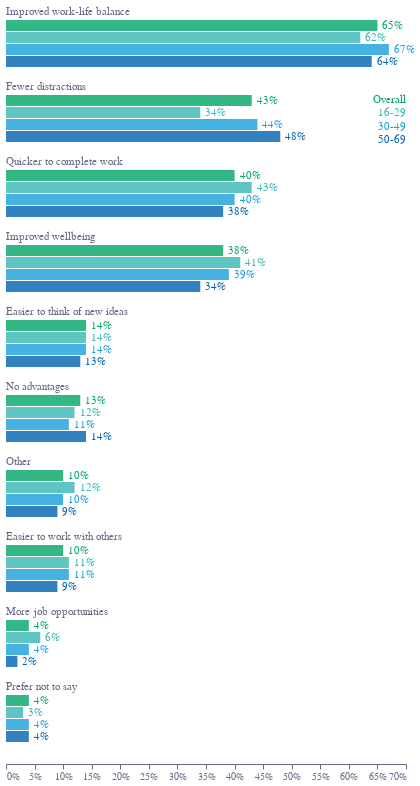

Notebook code cell kept with this figure:
### Code cell
bars = alt.Chart(f2).encode(
    x=alt.X(
        "value:Q",
        stack=False,
        title="",
        axis=alt.Axis(
            grid=False,
            title="",
            titleAnchor="end",
            titleX=415,
            titleY=7,
            format='.0%',
            labelColor=colors["eco-gray"],
            titleColor=colors["eco-gray"],
            tickColor=colors["eco-gray"],
            domainColor=colors["eco-gray"],
        ),
    ),
    y=alt.Y("advantage:N", title="", axis=None, sort=[]),
    tooltip="tooltip:N"
).transform_calculate(tooltip="datum.advantage+' 🏢 '+datum.age+' 📈 '+round(datum.value*100)+'%'")

bars1 = bars.mark_bar(
    size=11, yOffset=-14, color=colors["eco-turquiose"], opacity=0.8
).transform_filter("datum.age=='16-29'")
bars2 = bars.mark_bar(
    size=11, yOffset=-26, color=colors["eco-green"], opacity=0.8
).transform_filter("datum.age=='Overall'")
bars3 = bars.mark_bar(
    size=11, yOffset=-2, color=colors["eco-light-blue"], opacity=0.8
).transform_filter("datum.age=='30-49'")
bars4 = bars.mark_bar(
    size=11, yOffset=10, color=colors["eco-mid-blue"], opacity=0.8
).transform_filter("datum.age=='50-69'")
labels1 = bars1.mark_text(
    align="left",
    xOffset=5,
    yOffset=-14,
    color=colors["eco-turquiose"],
).encode(text=alt.Text("value:N",format='.0%'))
labels2 = bars2.mark_text(
    align="left",
    xOffset=5,
    yOffset=-26,
    color=colors["eco-green"],
).encode(text=alt.Text("value:N",format='.0%'))
labels3 = bars3.mark_text(
    align="left",
    xOffset=5,
    yOffset=-2,
    color=colors["eco-light-blue"],
).encode(text=alt.Text("value:N",format='.0%'))
labels4 = bars4.mark_text(
    align="left",
    xOffset=5,
    yOffset=10,
    color=colors["eco-mid-blue"],
).encode(text=alt.Text("value:N",format='.0%'))
titles = (
    bars.mark_text(
        align="left", size=11, baseline="bottom", yOffset=-35, color=colors["eco-gray"]
    )
    .encode(text="advantage:N", x=alt.X("x0:Q",axis=alt.Axis(format='.0%')), y=alt.Y("advantage:N",sort=[]))
    .transform_filter("datum.age=='Overall'")
    .transform_calculate(x0="0")
)
legendkey='Fewer distractions'
legendx=0.7
legendfs=11
legend1 = (
    bars1.mark_text(align="right", size=legendfs, yOffset=-14, color=colors["eco-turquiose"])
    .encode(text="age:N", x="x0:Q")
    .transform_filter("datum.advantage=='"+legendkey+"'")
    .transform_calculate(x0=str(legendx))
)
legend2 = (
    bars2.mark_text(align="right", size=legendfs, yOffset=-27, color=colors["eco-green"])
    .encode(text="age:N", x="x0:Q")
    .transform_filter("datum.advantage=='"+legendkey+"'")
    .transform_calculate(x0=str(legendx))
)
legend3 = (
    bars3.mark_text(align="right", size=legendfs, yOffset=0, color=colors["eco-light-blue"])
    .encode(text="age:N", x="x0:Q")
    .transform_filter("datum.advantage=='"+legendkey+"'")
    .transform_calculate(x0=str(legendx))
)
legend4 = (
    bars4.mark_text(align="right", size=legendfs, yOffset=13, color=colors["eco-mid-blue"])
    .encode(text="age:N", x="x0:Q")
    .transform_filter("datum.advantage=='"+legendkey+"'")
    .transform_calculate(x0=str(legendx))
)

layer = (
    (
        (bars1 + legend1)
        + (bars2 + legend2)
        + (bars3 + legend3)
        + (bars4 + legend4)
        + labels1
        + labels2
        + labels3
        + labels4
        + titles
    )
    .configure_view(stroke=None)
    .properties(title="")
    .properties(height=alt.Step(75), width=400)
)
layer.save("visualisation/" + f + ".json")
layer.save("visualisation/" + f + ".png")
open("README.md",'a').write(readme)
layer

### Figure 1 — Vega-Lite specification as saved in the notebook (floating-point values rounded to 4 significant figures)
{"config": {"view": {"continuousWidth": 400, "continuousHeight": 300, "stroke": null}}, "layer": [{"mark": {"type": "bar", "color": "#36B7B4", "opacity": 0.8, "size": 11, "yOffset": -14}, "encoding": {"tooltip": {"type": "nominal", "field": "tooltip"}, "x": {"type": "quantitative", "axis": {"domainColor": "#676A86", "format": ".0%", "grid": false, "labelColor": "#676A86", "tickColor": "#676A86", "title": "", "titleAnchor": "end", "titleColor": "#676A86", "titleX": 415, "titleY": 7}, "field": "value", "stack": false, "title": ""}, "y": {"type": "nominal", "axis": null, "field": "advantage", "sort": [], "title": ""}}, "transform": [{"calculate": "datum.advantage+' 🏢 '+datum.age+' 📈 '+round(datum.value*100)+'%'", "as": "tooltip"}, {"filter": "datum.age=='16-29'"}]}, {"mark": {"type": "text", "align": "right", "color": "#36B7B4", "size": 11, "yOffset": -14}, "encoding": {"text": {"type": "nominal", "field": "age"}, "tooltip": {"type": "nominal", "field": "tooltip"}, "x": {"type": "quantitative", "field": "x0"}, "y": {"type": "nominal", "axis": null, "field": "advantage", "sort": [], "title": ""}}, "transform": [{"calculate": "datum.advantage+' 🏢 '+datum.age+' 📈 '+round(datum.value*100)+'%'", "as": "tooltip"}, {"filter": "datum.age=='16-29'"}, {"filter": "datum.advantage=='Fewer distractions'"}, {"calculate": "0.7", "as": "x0"}]}, {"layer": [{"mark": {"type": "bar", "color": "#00A767", "opacity": 0.8, "size": 11, "yOffset": -26}, "encoding": {"tooltip": {"type": "nominal", "field": "tooltip"}, "x": {"type": "quantitative", "axis": {"domainColor": "#676A86", "format": ".0%", "grid": false, "labelColor": "#676A86", "tickColor": "#676A86", "title": "", "titleAnchor": "end", "titleColor": "#676A86", "titleX": 415, "titleY": 7}, "field": "value", "stack": false, "title": ""}, "y": {"type": "nominal", "axis": null, "field": "advantage", "sort": [], "title": ""}}, "transform": [{"calculate": "datum.advantage+' 🏢 '+datum.age+' 📈 '+round(datum.value*100)+'%'", "as": "tooltip"}, {"filter": "datum.age=='Overall'"}]}, {"mark": {"type": "text", "align": "right", "color": "#00A767", "size": 11, "yOffset": -27}, "encoding": {"text": {"type": "nominal", "field": "age"}, "tooltip": {"type": "nominal", "field": "tooltip"}, "x": {"type": "quantitative", "field": "x0"}, "y": {"type": "nominal", "axis": null, "field": "advantage", "sort": [], "title": ""}}, "transform": [{"calculate": "datum.advantage+' 🏢 '+datum.age+' 📈 '+round(datum.value*100)+'%'", "as": "tooltip"}, {"filter": "datum.age=='Overall'"}, {"filter": "datum.advantage=='Fewer distractions'"}, {"calculate": "0.7", "as": "x0"}]}]}, {"layer": [{"mark": {"type": "bar", "color": "#179FDB", "opacity": 0.8, "size": 11, "yOffset": -2}, "encoding": {"tooltip": {"type": "nominal", "field": "tooltip"}, "x": {"type": "quantitative", "axis": {"domainColor": "#676A86", "format": ".0%", "grid": false, "labelColor": "#676A86", "tickColor": "#676A86", "title": "", "titleAnchor": "end", "titleColor": "#676A86", "titleX": 415, "titleY": 7}, "field": "value", "stack": false, "title": ""}, "y": {"type": "nominal", "axis": null, "field": "advantage", "sort": [], "title": ""}}, "transform": [{"calculate": "datum.advantage+' 🏢 '+datum.age+' 📈 '+round(datum.value*100)+'%'", "as": "tooltip"}, {"filter": "datum.age=='30-49'"}]}, {"mark": {"type": "text", "align": "right", "color": "#179FDB", "size": 11, "yOffset": 0}, "encoding": {"text": {"type": "nominal", "field": "age"}, "tooltip": {"type": "nominal", "field": "tooltip"}, "x": {"type": "quantitative", "field": "x0"}, "y": {"type": "nominal", "axis": null, "field": "advantage", "sort": [], "title": ""}}, "transform": [{"calculate": "datum.advantage+' 🏢 '+datum.age+' 📈 '+round(datum.value*100)+'%'", "as": "tooltip"}, {"filter": "datum.age=='30-49'"}, {"filter": "datum.advantage=='Fewer distractions'"}, {"calculate": "0.7", "as": "x0"}]}]}, {"layer": [{"mark": {"type": "bar", "color": "#0063AF", "opacity": 0.8, "size": 11, "yOffset": 10}, "encoding": {"tooltip": {"type": "nominal", "field": "tooltip"}, "x": {"type": "quantitative", "axis": {"domainColor": "#676A86", "format": ".0%", "grid": false, "labelColor": "#676A86", "tickColor": "#676A86", "title": "", "titleAnchor": "end", "titleColor": "#676A86", "titleX": 415, "titleY": 7}, "field": "value", "stack": false, "title": ""}, "y": {"type": "nominal", "axis": null, "field": "advantage", "sort": [], "title": ""}}, "transform": [{"calculate": "datum.advantage+' 🏢 '+datum.age+' 📈 '+round(datum.value*100)+'%'", "as": "tooltip"}, {"filter": "datum.age=='50-69'"}]}, {"mark": {"type": "text", "align": "right", "color": "#0063AF", "size": 11, "yOffset": 13}, "encoding": {"text": {"type": "nominal", "field": "age"}, "tooltip": {"type": "nominal", "field": "tooltip"}, "x": {"type": "quantitative", "field": "x0"}, "y": {"type": "nominal", "axis": null, "field": "advantage", "sort": [], "title": ""}}, "transform": [{"calculate": "datum.advantage+' 🏢 '+datum.age+' 📈 '+round(datum.value*100)+'%'", "as": "tooltip"}, {"filter": "datum.age=='50-69'"}, {"filter": "datum.advantage=='Fewer distractions'"}, {"calculate": "0.7", "as": "x0"}]}]}, {"mark": {"type": "text", "align": "left", "color": "#36B7B4", "xOffset": 5, "yOffset": -14}, "encoding": {"text": {"type": "nominal", "field": "value", "format": ".0%"}, "tooltip": {"type": "nominal", "field": "tooltip"}, "x": {"type": "quantitative", "axis": {"domainColor": "#676A86", "format": ".0%", "grid": false, "labelColor": "#676A86", "tickColor": "#676A86", "title": "", "titleAnchor": "end", "titleColor": "#676A86", "titleX": 415, "titleY": 7}, "field": "value", "stack": false, "title": ""}, "y": {"type": "nominal", "axis": null, "field": "advantage", "sort": [], "title": ""}}, "transform": [{"calculate": "datum.advantage+' 🏢 '+datum.age+' 📈 '+round(datum.value*100)+'%'", "as": "tooltip"}, {"filter": "datum.age=='16-29'"}]}, {"mark": {"type": "text", "align": "left", "color": "#00A767", "xOffset": 5, "yOffset": -26}, "encoding": {"text": {"type": "nominal", "field": "value", "format": ".0%"}, "tooltip": {"type": "nominal", "field": "tooltip"}, "x": {"type": "quantitative", "axis": {"domainColor": "#676A86", "format": ".0%", "grid": false, "labelColor": "#676A86", "tickColor": "#676A86", "title": "", "titleAnchor": "end", "titleColor": "#676A86", "titleX": 415, "titleY": 7}, "field": "value", "stack": false, "title": ""}, "y": {"type": "nominal", "axis": null, "field": "advantage", "sort": [], "title": ""}}, "transform": [{"calculate": "datum.advantage+' 🏢 '+datum.age+' 📈 '+round(datum.value*100)+'%'", "as": "tooltip"}, {"filter": "datum.age=='Overall'"}]}, {"mark": {"type": "text", "align": "left", "color": "#179FDB", "xOffset": 5, "yOffset": -2}, "encoding": {"text": {"type": "nominal", "field": "value", "format": ".0%"}, "tooltip": {"type": "nominal", "field": "tooltip"}, "x": {"type": "quantitative", "axis": {"domainColor": "#676A86", "format": ".0%", "grid": false, "labelColor": "#676A86", "tickColor": "#676A86", "title": "", "titleAnchor": "end", "titleColor": "#676A86", "titleX": 415, "titleY": 7}, "field": "value", "stack": false, "title": ""}, "y": {"type": "nominal", "axis": null, "field": "advantage", "sort": [], "title": ""}}, "transform": [{"calculate": "datum.advantage+' 🏢 '+datum.age+' 📈 '+round(datum.value*100)+'%'", "as": "tooltip"}, {"filter": "datum.age=='30-49'"}]}, {"mark": {"type": "text", "align": "left", "color": "#0063AF", "xOffset": 5, "yOffset": 10}, "encoding": {"text": {"type": "nominal", "field": "value", "format": ".0%"}, "tooltip": {"type": "nominal", "field": "tooltip"}, "x": {"type": "quantitative", "axis": {"domainColor": "#676A86", "format": ".0%", "grid": false, "labelColor": "#676A86", "tickColor": "#676A86", "title": "", "titleAnchor": "end", "titleColor": "#676A86", "titleX": 415, "titleY": 7}, "field": "value", "stack": false, "title": ""}, "y": {"type": "nominal", "axis": null, "field": "advantage", "sort": [], "title": ""}}, "transform": [{"calculate": "datum.advantage+' 🏢 '+datum.age+' 📈 '+round(datum.value*100)+'%'", "as": "tooltip"}, {"filter": "datum.age=='50-69'"}]}, {"mark": {"type": "text", "align": "left", "baseline": "bottom", "color": "#676A86", "size": 11, "yOffset": -35}, "encoding": {"text": {"type": "nominal", "field": "advantage"}, "tooltip": {"type": "nominal", "field": "tooltip"}, "x": {"type": "quantitative", "axis": {"format": ".0%"}, "field": "x0"}, "y": {"type": "nominal", "field": "advantage", "sort": []}}, "transform": [{"calculate": "datum.advantage+' 🏢 '+datum.age+' 📈 '+round(datum.value*100)+'%'", "as": "tooltip"}, {"filter": "datum.age=='Overall'"}, {"calculate": "0", "as": "x0"}]}], "data": {"name": "data-91f1eb55701562dc98aec557ac05b7b9"}, "height": {"step": 75}, "title": "", "width": 400, "$schema": "https://vega.github.io/schema/vega-lite/v4.8.1.json", "datasets": {"data-91f1eb55701562dc98aec557ac05b7b9": [{"advantage": "Improved work-life balance", "age": "50-69", "value": 0.64}, {"advantage": "Improved work-life balance", "age": "30-49", "value": 0.67}, {"advantage": "Improved work-life balance", "age": "16-29", "value": 0.62}, {"advantage": "Improved work-life balance", "age": "Overall", "value": 0.65}, {"advantage": "Fewer distractions", "age": "50-69", "value": 0.48}, {"advantage": "Fewer distractions", "age": "30-49", "value": 0.44}, {"advantage": "Fewer distractions", "age": "16-29", "value": 0.34}, {"advantage": "Fewer distractions", "age": "Overall", "value": 0.43}, {"advantage": "Quicker to complete work", "age": "50-69", "value": 0.38}, {"advantage": "Quicker to complete work", "age": "30-49", "value": 0.4}, {"advantage": "Quicker to complete work", "age": "16-29", "value": 0.43}, {"advantage": "Quicker to complete work", "age": "Overall", "value": 0.4}, {"advantage": "Improved wellbeing", "age": "50-69", "value": 0.34}, {"advantage": "Improved wellbeing", "age": "30-49", "value": 0.39}, {"advantage": "Improved wellbeing", "age": "16-29", "value": 0.41}, {"advantage": "Improved wellbeing", "age": "Overall", "value": 0.38}, {"advantage": "Easier to think of new ideas", "age": "50-69", "value": 0.13}, {"advantage": "Easier to think of new ideas", "age": "30-49", "value": 0.14}, {"advantage": "Easier to think of new ideas", "age": "16-29", "value": 0.14}, {"advantage": "Easier to think of new ideas", "age": "Overall", "value": 0.14}, {"advantage": "No advantages", "age": "50-69", "value": 0.14}, {"advantage": "No advantages", "age": "30-49", "value": 0.11}, {"advantage": "No advantages", "age": "16-29", "value": 0.12}, {"advantage": "No advantages", "age": "Overall", "value": 0.13}, {"advantage": "Other", "age": "50-69", "value": 0.09}, {"advantage": "Other", "age": "30-49", "value": 0.1}, {"advantage": "Other", "age": "16-29", "value": 0.12}, {"advantage": "Other", "age": "Overall", "value": 0.1}, {"advantage": "Easier to work with others", "age": "50-69", "value": 0.09}, {"advantage": "Easier to work with others", "age": "30-49", "value": 0.11}, {"advantage": "Easier to work with others", "age": "16-29", "value": 0.11}, {"advantage": "Easier to work with others", "age": "Overall", "value": 0.1}, {"advantage": "More job opportunities", "age": "50-69", "value": 0.02}, {"advantage": "More job opportunities", "age": "30-49", "value": 0.04}, {"advantage": "More job opportunities", "age": "16-29", "value": 0.06}, {"advantage": "More job opportunities", "age": "Overall", "value": 0.04}, {"advantage": "Prefer not to say", "age": "50-69", "value": 0.04}, {"advantage": "Prefer not to say", "age": "30-49", "value": 0.04}, {"advantage": "Prefer not to say", "age": "16-29", "value": 0.03}, {"advantage": "Prefer not to say", "age": "Overall", "value": 0.04}]}}
